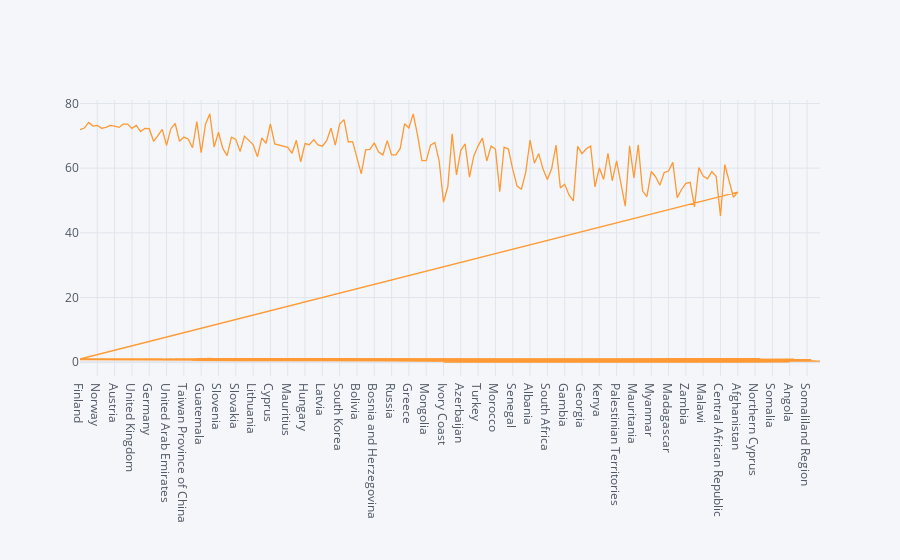

Write notebook code for a chart like this one.
### Code cell
import cufflinks as cf
cf.go_offline()
df_all.iplot(kind='scatter',x='Country',y='Health (Life Expectancy)')

### Figure 1 — Plotly figure (JSON) as saved in the notebook; plotly's stock layout.template omitted (floating-point values rounded to 4 significant figures; data arrays with more than 128 entries replaced by an {"elided": "..."} marker saying what was removed)
{"data": [{"line": {"color": "rgba(255, 153, 51, 1.0)", "dash": "solid", "shape": "linear", "width": 1.3}, "mode": "lines", "name": "Health (Life Expectancy)", "text": "", "type": "scatter", "x": {"elided": "935 str values"}, "y": {"elided": "935 float values"}}], "layout": {"legend": {"bgcolor": "#F5F6F9", "font": {"color": "#4D5663"}}, "paper_bgcolor": "#F5F6F9", "plot_bgcolor": "#F5F6F9", "title": {"font": {"color": "#4D5663"}}, "xaxis": {"gridcolor": "#E1E5ED", "showgrid": true, "tickfont": {"color": "#4D5663"}, "title": {"font": {"color": "#4D5663"}, "text": ""}, "zerolinecolor": "#E1E5ED"}, "yaxis": {"gridcolor": "#E1E5ED", "showgrid": true, "tickfont": {"color": "#4D5663"}, "title": {"font": {"color": "#4D5663"}, "text": ""}, "zerolinecolor": "#E1E5ED"}}}
